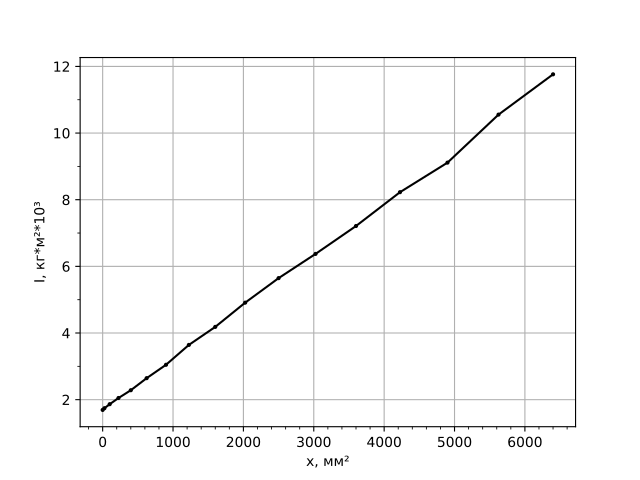

This chart was generated by the following Python code:
import numpy as np
import matplotlib.pyplot as plt
ax=plt.gca()
import matplotlib.ticker as ticker

x=[]
y=[]
for i in range(17):
    x.append(float(input())*100)
for i in range(17):
    y.append(float(input()))

plt.plot(x, y, color='black', marker='o', markersize=2)

plt.grid(True)
plt.xlabel('x, мм\u00B2')
plt.ylabel('I, кг*м\u00B2*10\u00B3')

ax.xaxis.set_minor_locator(ticker.MultipleLocator(200)) 
ax.yaxis.set_minor_locator(ticker.MultipleLocator(1))

plt.show()
